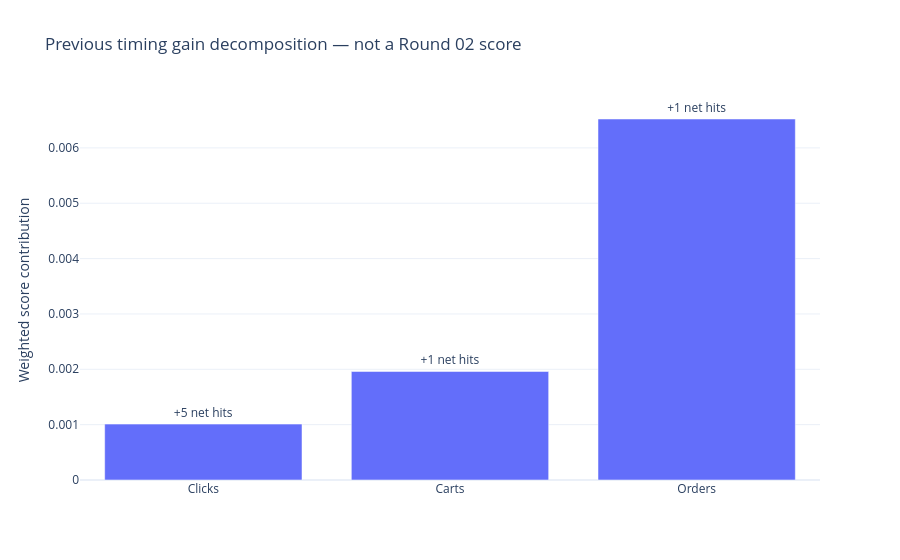

The code cell stored with this chart in its notebook:
### Markdown cell above
## One order drove much of the small-sample effect

A gain is not meaningful just because it has many decimal places. The validation sample had only 92 order-denominator units. The plot decomposes the actual net change in hits.

### Code cell
old=reference['prior_arms']['control_shared'];new=reference['prior_arms']['plus_timing']
weights=[.1,.3,.6];contributions=[w*(b-a)/d for w,a,b,d in zip(weights,old['hits'],new['hits'],old['denominators'])]
fig=go.Figure(go.Bar(x=['Clicks','Carts','Orders'],y=contributions,text=[f'{b-a:+d} net hits' for a,b in zip(old['hits'],new['hits'])],textposition='outside'))
fig.update_layout(title='Previous timing gain decomposition — not a Round 02 score',template='plotly_white',yaxis_title='Weighted score contribution')
show(fig)
print('Fraction attributable to orders:',contributions[2]/sum(contributions))

### Figure 1 — Plotly figure (JSON) as saved in the notebook; plotly's stock layout.template omitted (floating-point values rounded to 4 significant figures)
{"data": [{"text": ["+5 net hits", "+1 net hits", "+1 net hits"], "textposition": "outside", "type": "bar", "x": ["Clicks", "Carts", "Orders"], "y": [0.00101, 0.001961, 0.006522]}], "layout": {"title": {"text": "Previous timing gain decomposition — not a Round 02 score"}, "yaxis": {"title": {"text": "Weighted score contribution"}}}}
